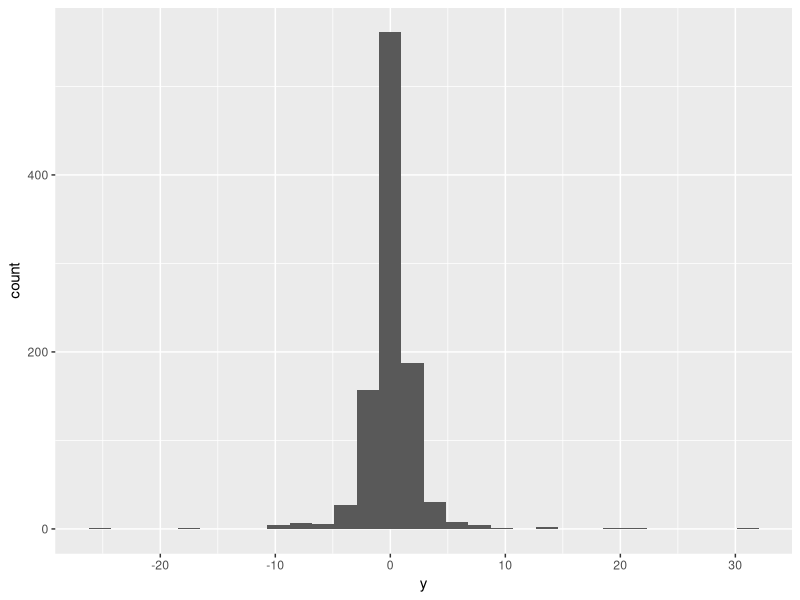
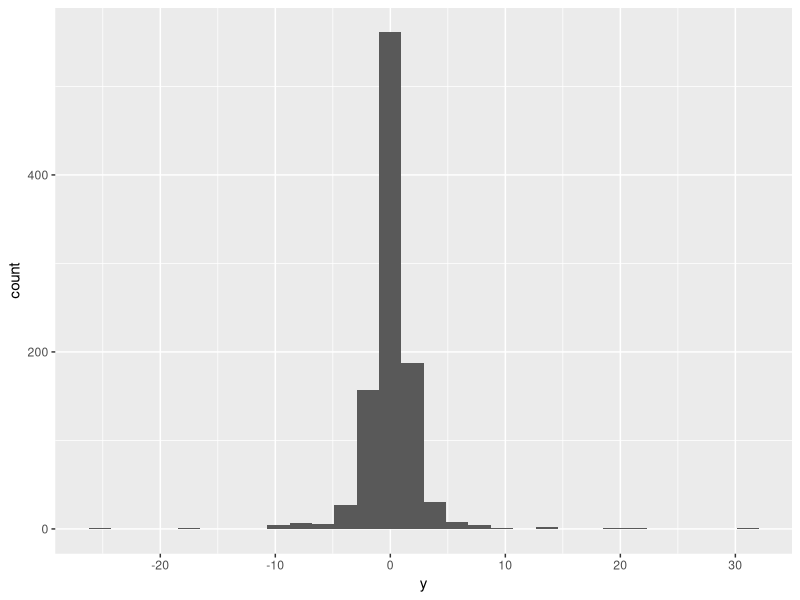

Write R code to recreate these figures, in order.
n <- 1000
#
# Generate a sample from a t distrubtion
# with 2 degrees of freedom
#
y <- rt(n, 2)
#
df <- data.frame(y)
#
library(ggplot2)
#
ggplot(df,
       aes(x = y)) +
  geom_histogram()
#
ggsave("histogram_t.pdf")
#
